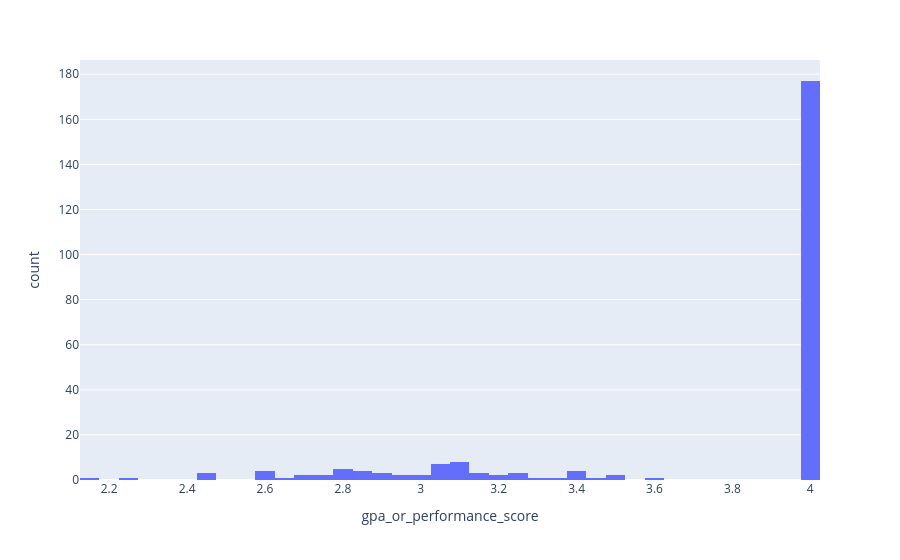

The code cell stored with this chart in its notebook:
### Code cell
px.histogram(df, x='gpa_or_performance_score', nbins=50)

### Figure 1 — Plotly figure (JSON) as saved in the notebook; plotly's stock layout.template omitted (floating-point values rounded to 4 significant figures; data arrays with more than 128 entries replaced by an {"elided": "..."} marker saying what was removed)
{"data": [{"bingroup": "x", "hovertemplate": "gpa_or_performance_score=%{x}<br>count=%{y}<extra></extra>", "legendgroup": "", "marker": {"color": "#636efa", "pattern": {"shape": ""}}, "name": "", "nbinsx": 50, "orientation": "v", "showlegend": false, "type": "histogram", "x": {"elided": "250 float values"}, "xaxis": "x", "yaxis": "y"}], "layout": {"barmode": "relative", "legend": {"tracegroupgap": 0}, "margin": {"t": 60}, "xaxis": {"anchor": "y", "domain": [0, 1], "title": {"text": "gpa_or_performance_score"}}, "yaxis": {"anchor": "x", "domain": [0, 1], "title": {"text": "count"}}}}
